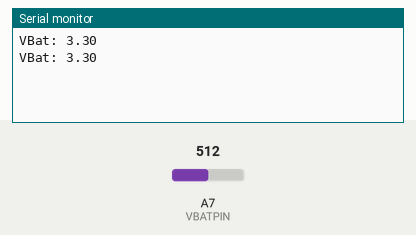
Recording of a sketch running on a simulated Arduino Nano, built with avr-gcc and run on an emulated ATmega328P. Shown: the last lines printed to the serial monitor. Inputs (shaded band) come from the test bench; at power-on: A7 (VBATPIN) = 512.

Above: at 1.8 s.
1.9 s: A7 (VBATPIN) set to 716
At 2.8 s:
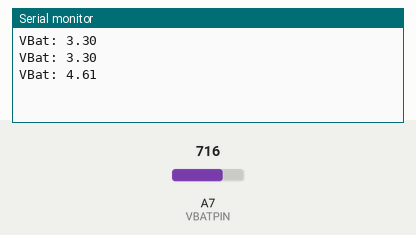
3.4 s: A7 (VBATPIN) set to 900
At 4.8 s:
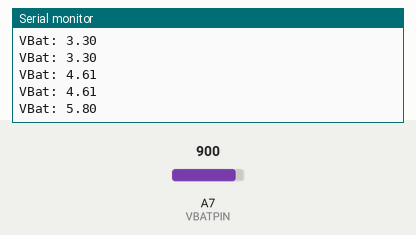
Timing chart, 0 to 6.4 s (numbered marks = the images above; inputs shaded):
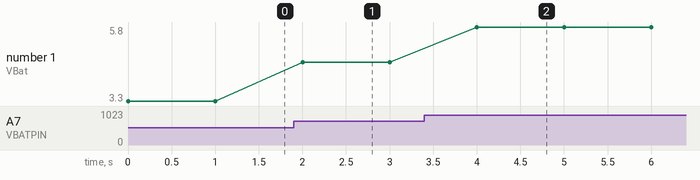

The sketch:

Battery_Test_Code.ino
```cpp
// Taken from https://learn.adafruit.com/adafruit-feather-m0-adalogger/power-management
#define VBATPIN A7

void setup() {
  // Initialize serial communication
  Serial.begin(9600);
}

void loop() {
  // Read analog voltage from VBATPIN
  float measuredvbat = analogRead(VBATPIN);

  // Convert analog reading to voltage
  measuredvbat *= 2;    // we divided by 2, so multiply back
  measuredvbat *= 3.3;  // Multiply by 3.3V, our reference voltage
  measuredvbat /= 1024; // convert to voltage

  // Print the measured voltage
  Serial.print("VBat: ");
  Serial.println(measuredvbat);

  delay(1000); // Delay for 1 second
}
```

Measured:
- after the input at 1.9 s, the serial monitor: prints a new line after 0.10 s (image 1)
- after the input at 3.4 s, the serial monitor: prints a new line after 0.60 s (image 2)
- plotted number 1: 3.3 → 4.61 after the input at 1.9 s, 4.61 → 5.8 after the input at 3.4 s
